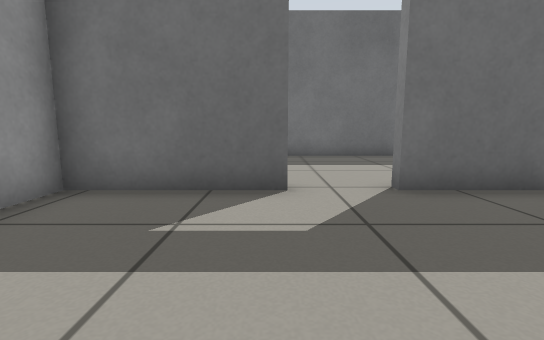
View 1 (above)

18 first-person views from a walk through a robot-simulator world made for Gazebo. The camera is 0.5 m above the floor, tilts 8° down and sees 85° across. The floor is counted in squares, 0.5 m on a side. Each view is taken from the middle of a square. On the plan, view 1 faces up. The plan holds only what a view shows up to about 12 squares ahead; the rest is blank. The place goes on beyond the plan.

View 2
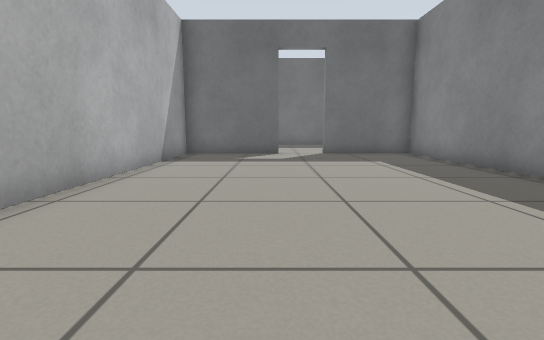

View 3
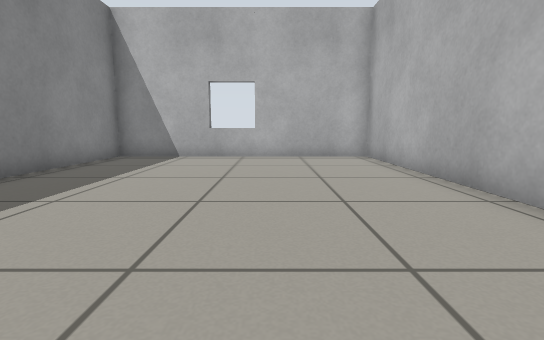

View 4
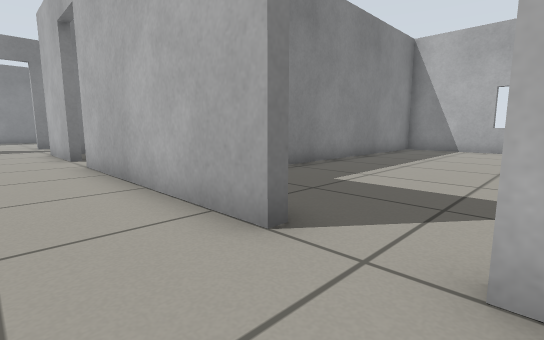

View 5
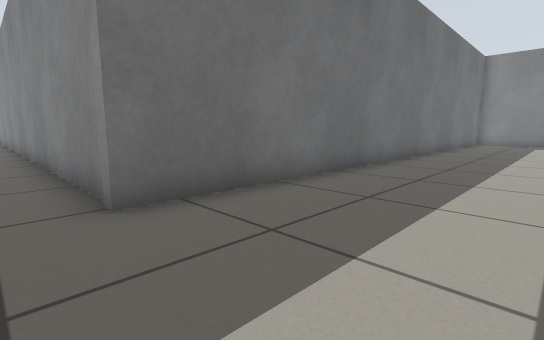

View 6
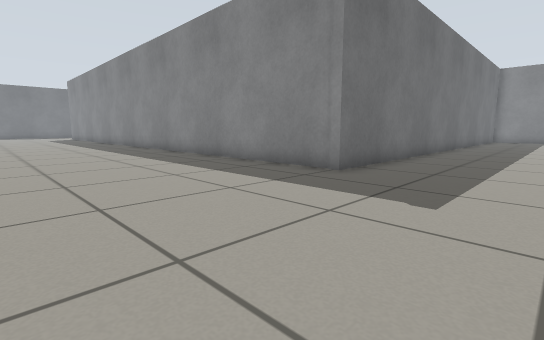

View 7
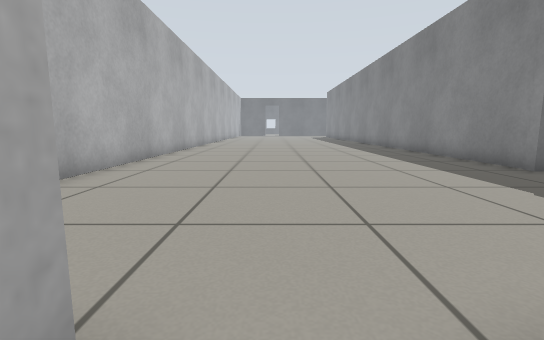

View 8
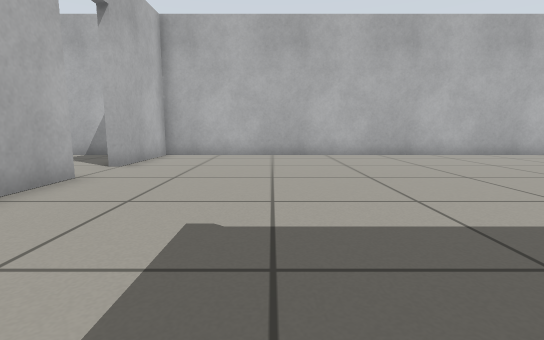

View 9
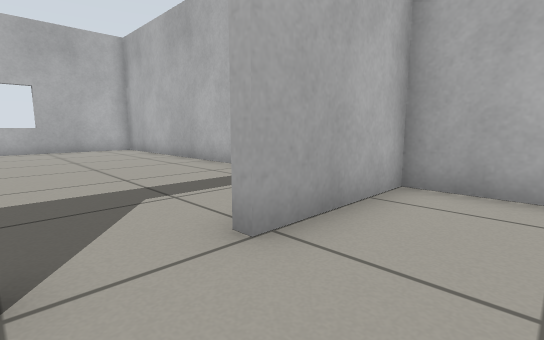

View 10
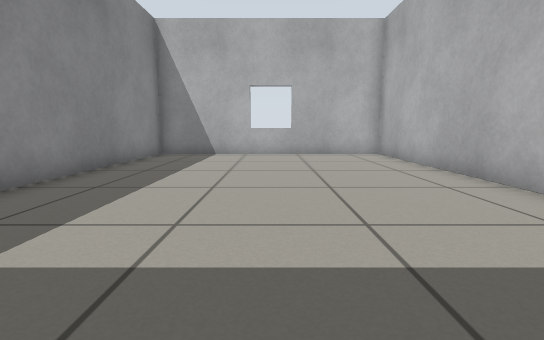

View 11
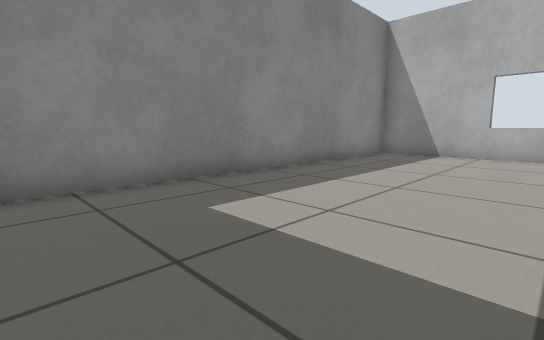

View 12
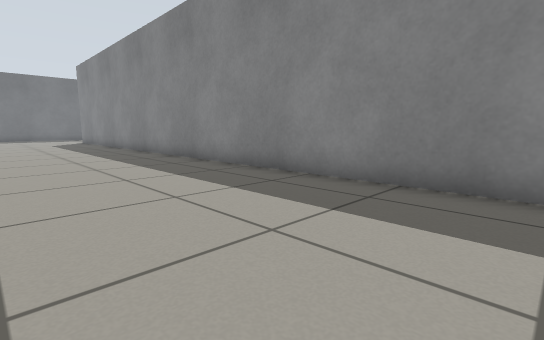

View 13
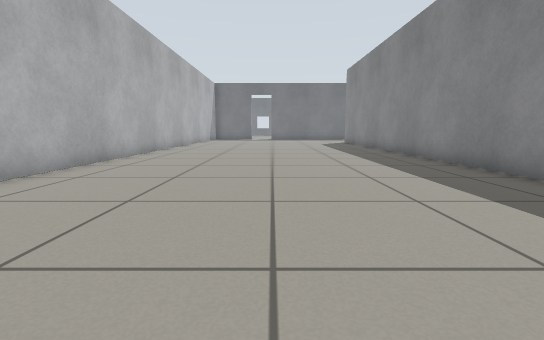

View 14
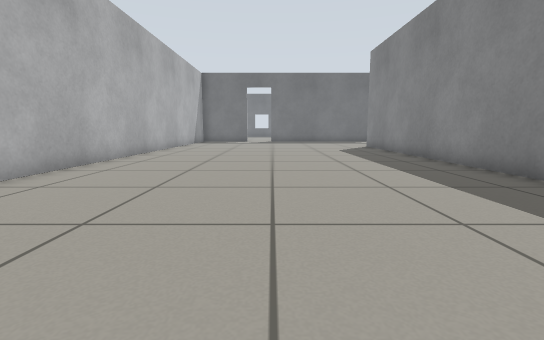

View 15
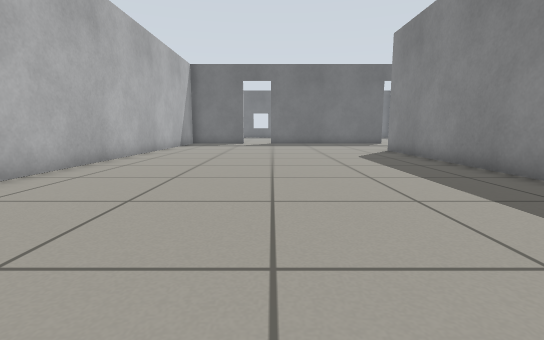

View 16
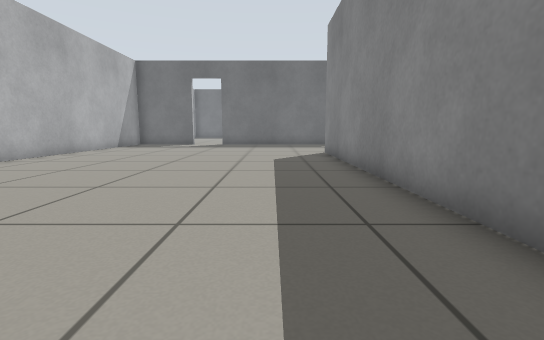

View 17
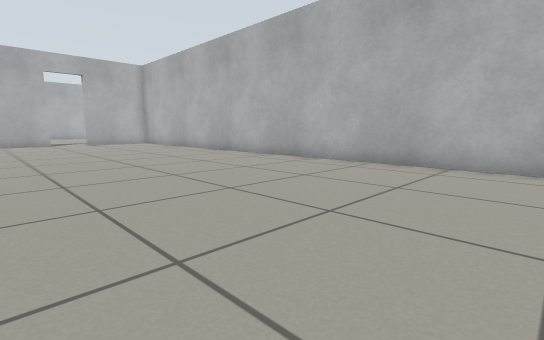

View 18
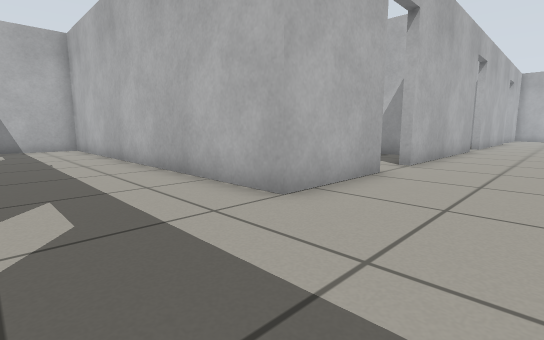

### Floor plan
Ten units are one square. View 1 is at (0, 0); x grows to the right and y downward. Boxes are objects, and circles mark ways between rooms. Rooms are numbered by the first view taken in them; rooms with no view inside come last. Other rooms are left out.
<svg viewBox="-126 -390 295 471">
<path fill="none" stroke="#000" d="M4 -47 -34 -47 -34 76 54 76 54 -47 20 -47M-70 -50 -52 -50M20 -50 87 -50M109 -108 -18 -108 -18 -384M105 -50 138 -50 138 65M-121 -385 -121 -50 -87 -50M149 76 164 76M-121 -29 -121 76 -37 76 -37 -39"/>
<circle cx="15" cy="-50" r="3" fill="#2a7"/>
<circle cx="-75" cy="-50" r="3" fill="#2a7"/>
<text x="10" y="10">1</text>
<text x="-30" y="-170">2</text>
<text x="-80" y="10">3</text>
</svg>
Room 1 opens to room 2. Room 2 opens to room 3.

Where each view was taken, in squares from view 1:
view 1: 0 up, 0 right, facing up
view 2: 7 down, 0 right, facing up
view 3: 3 up, 0 right, facing down
view 4: 7 up, 0 right, facing down-right
view 5: 7 up, 3 left, facing up-right
view 6: 7 up, 8 left, facing up-right
view 7: 4 up, 8 left, facing up
view 8: 9 up, 1 left, facing left
view 9: 7 up, 7 left, facing down-left
view 10: 4 up, 8 left, facing down
view 11: 4 up, 9 left, facing down-right
view 12: 15 up, 7 left, facing up-right
view 13: 17 up, 7 left, facing up
view 14: 22 up, 7 left, facing up
view 15: 25 up, 7 left, facing up
view 16: 26 up, 4 left, facing up
view 17: 25 up, 4 left, facing down-left
view 18: 8 up, 17 right, facing down-left
